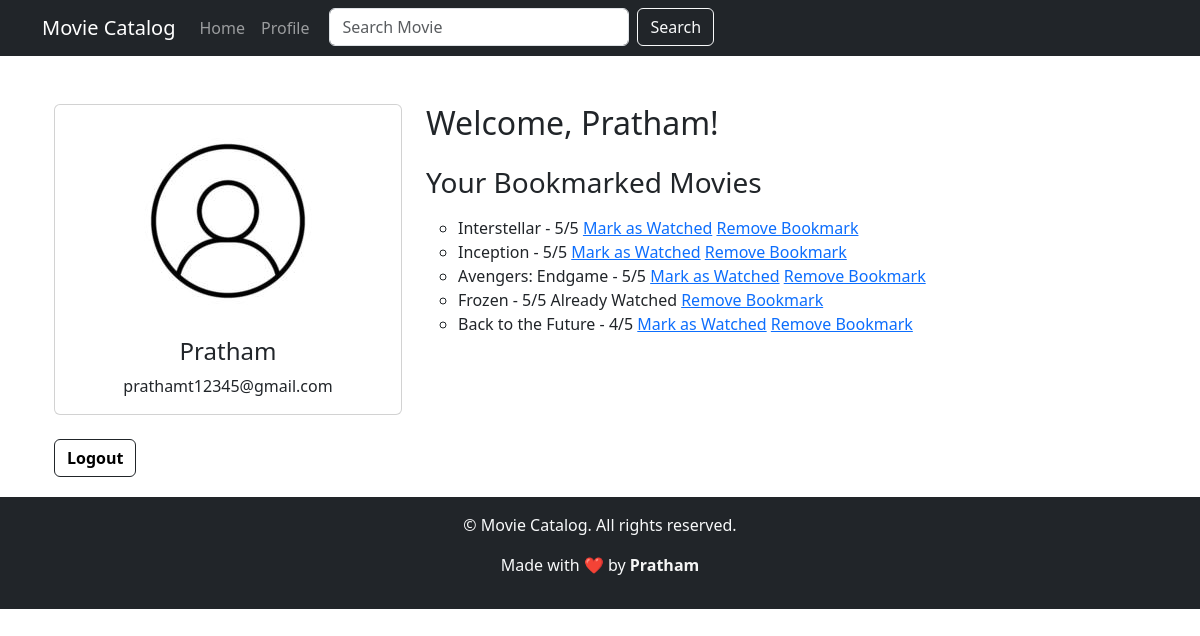
The app's page /profile (signed in) with its own data.
### movieCatalogApp/models.py (models this page shows, shortened)
class UserBookmark(models.Model):
    user = models.ForeignKey('auth.User', on_delete=models.CASCADE)
    movie = models.ForeignKey(Movie, on_delete=models.CASCADE)
    rating = models.PositiveIntegerField(choices=[(1, '1 Star'), (2, '2 Stars'), (3, '3 Stars'), (4, '4 Stars'), (5, '5 Stars')])
    comments = models.TextField(blank=True)
    bookmarked_at = models.DateTimeField(auto_now_add=True)
    watched = models.BooleanField(default=False)
    watched_at = models.DateTimeField(null=True, blank=True)

class Movie(models.Model):
    title = models.CharField(max_length=200)
    genre = models.CharField(max_length=100)
    rating = models.DecimalField(max_digits=3, decimal_places=1)
    release_date = models.CharField(max_length=50)
    description = models.TextField()
    director = models.CharField(max_length=100)
    duration_minutes = models.PositiveIntegerField()
    trailer_url = models.URLField(default=None)
    cover_image = models.URLField(default=None)

### movieCatalogApp/views.py (the view)
# urls.py: path('profile', views.profile, name='profile'),
@login_required
def profile(request):
    user_bookmarks = UserBookmark.objects.filter(user=request.user)
    return render(request, 'movieCatalogApp/profile.html', {'user_bookmarks': user_bookmarks})

### movieCatalogApp/templates/movieCatalogApp/profile.html (shortened to what this page needs)
{% extends 'movieCatalogApp/layout.html' %}
{% load static %}
{% block content %}
<div class="container mt-5" style="padding-bottom: 20px;">
    <div class="row">
        <div class="col-md-4">
            <div class="card mb-4">
                <div class="card-body text-center">
                    <img src="{% static 'movieCatalogApp/profileIcon.jpg' %}" class="img-fluid rounded-circle mb-3" alt="Profile Picture">
                    <h4 class="card-title">{{ request.user.username }}</h4>
                    <p class="card-text">{{ request.user.email }}</p>
                </div>
            </div>
        </div>
        <div class="col-md-8">
            <h2 class="mb-4">Welcome, {{ request.user.username }}!</h2>
            <h3 class="mb-3">Your Bookmarked Movies</h3>
            {% if user_bookmarks %}
            <ul class="list-group">
                <ul>
                    {% for bookmark in user_bookmarks %}
                        <li>{{ bookmark.movie.title }} - {{ bookmark.rating }}/5
                            {% if not bookmark.watched %}
                                <a href="{% url 'mark_as_watched' bookmark.id %}">Mark as Watched</a>
                            {% else %}
                                Already Watched
                            {% endif %}
                            <a href="{% url 'remove_bookmark' bookmark.id %}">Remove Bookmark</a>
                        </li>
                    {% endfor %}
                </ul>
            </ul>
            {% else %}
            <p>You haven't bookmarked any movies yet.</p>
            {% endif %}
        </div>
        <div class="col-md-8">
            <button class="btn btn-outline-dark">
                <a href="{% url 'logout' %}" style="text-decoration: none; font-weight: bold; color: black;">Logout</a>
            </button>
        </div>
    </div>
</div>
{% endblock %}

### records on screen
UserBookmark: movie "Interstellar", rating "5", watched "Mark as Watched"
UserBookmark: movie "Inception", rating "5", watched "Mark as Watched"
UserBookmark: movie "Avengers: Endgame", rating "5", watched "Mark as Watched"
UserBookmark: movie "Frozen", rating "5", watched "Already Watched"
UserBookmark: movie "Back to the Future", rating "4", watched "Mark as Watched"

### other values on screen
{{ request.user.username }} "Pratham"
{{ request.user.email }} "prathamt12345@gmail.com"
